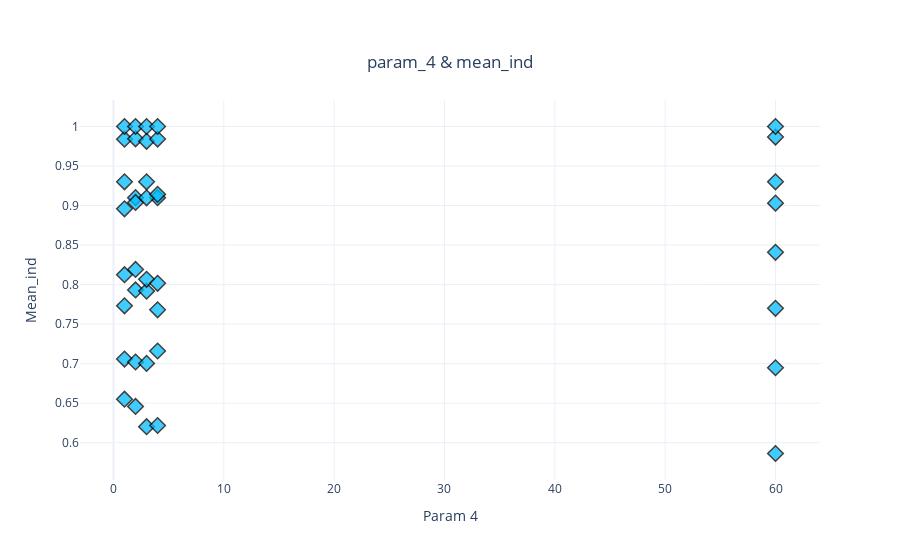

The code cell stored with this chart in its notebook:
### Markdown cell above
We can see that `param_[1, 2, 3]` always have the same values (i.e., `[10, 0, 5]`). Only `param_4` has different values so we will use it to make a plot.

### Code cell
data = [go.Scatter(x = df_alg10['param_4'],
                   y = df_alg10['mean_ind'],
                   mode = 'markers',
                   marker = dict(size = 12,
                                 color = 'rgb(0, 189, 255)',
                                 symbol = 'diamond',
                                 opacity = 0.75,
                                 line={'color': 'black',
                                       'width': 1.5}))]

layout = go.Layout(title=dict(text='param_4 & mean_ind',
                              y=0.9,
                              x=0.5,
                              xanchor= 'center',
                              yanchor= 'top'),
                   xaxis={'title':'Param 4'},
                   yaxis=dict(title = 'Mean_ind'),
                   hovermode = 'closest',
                   template = 'plotly_white')

fig = go.Figure(data = data, layout = layout)
iplot(fig)

### Figure 1 — Plotly figure (JSON) as saved in the notebook; plotly's stock layout.template omitted (floating-point values rounded to 4 significant figures)
{"data": [{"marker": {"color": "rgb(0, 189, 255)", "line": {"color": "black", "width": 1.5}, "opacity": 0.75, "size": 12, "symbol": "diamond"}, "mode": "markers", "type": "scatter", "x": [60, 1, 2, 3, 4, 60, 1, 2, 3, 4, 60, 1, 2, 3, 4, 60, 1, 2, 3, 4, 60, 1, 2, 3, 4, 60, 1, 2, 3, 4, 60, 1, 2, 3, 4, 60, 1, 2, 3, 4], "y": [0.93, 0.93, 0.91, 0.93, 0.91, 0.6948, 0.7058, 0.7021, 0.7003, 0.716, 0.77, 0.7732, 0.7932, 0.7917, 0.7681, 0.9867, 0.9839, 0.9845, 0.9813, 0.9841, 0.903, 0.8959, 0.9039, 0.9098, 0.9142, 1, 1, 1, 1, 1, 0.8408, 0.8125, 0.8192, 0.8067, 0.8017, 0.5863, 0.6551, 0.6458, 0.6202, 0.6217]}], "layout": {"hovermode": "closest", "title": {"text": "param_4 & mean_ind", "x": 0.5, "xanchor": "center", "y": 0.9, "yanchor": "top"}, "xaxis": {"title": {"text": "Param 4"}}, "yaxis": {"title": {"text": "Mean_ind"}}}}
